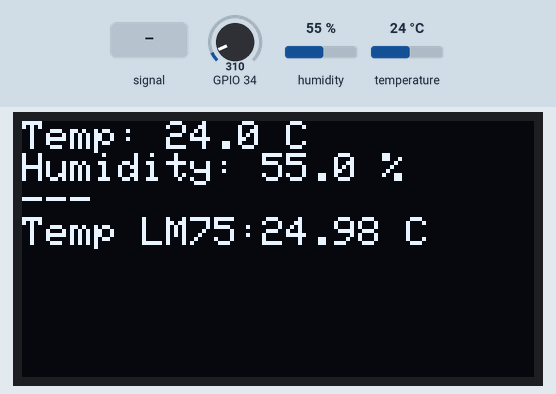
The sketch below on a simulated ESP32. Parts: 128×64 one-colour display. The test bench sets the inputs (shaded band); at power-on: humidity 55 %, GPIO 34 = 310, temperature 24 °C. What the sketch prints to the serial monitor is not drawn.

Above: at 5.6 s.
5.7 s: humidity set to 22 %
At 10.5 s:
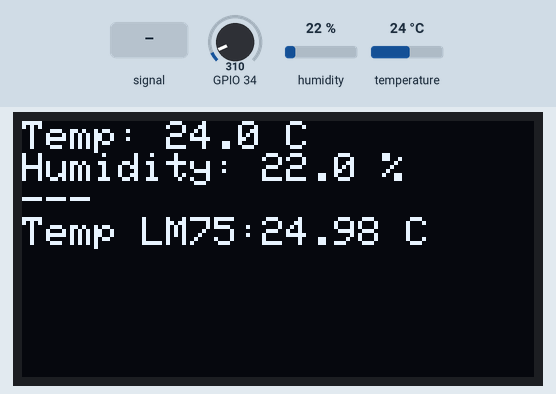
11.5 s: GPIO 34 set to 372
At 15.5 s:
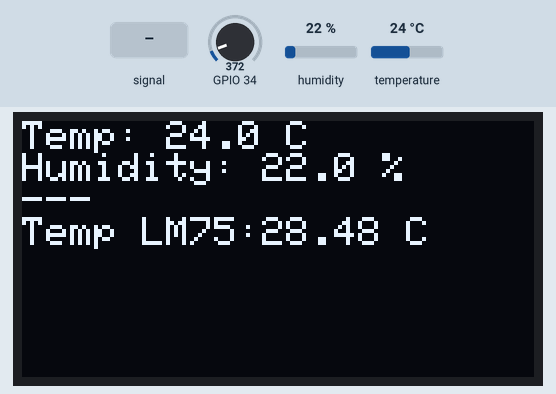
21.5 s: temperature set to 12 °C
At 25.5 s:
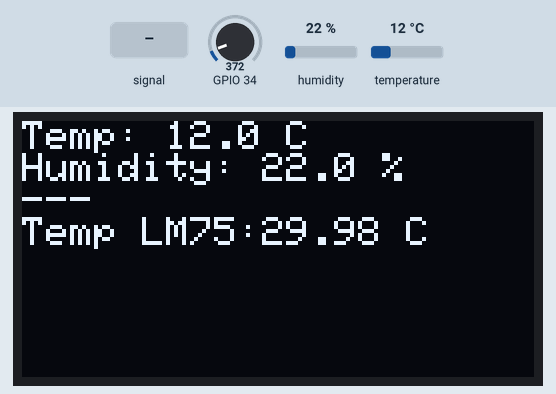
26.5 s: GPIO 34 set to 434
At 30.5 s:
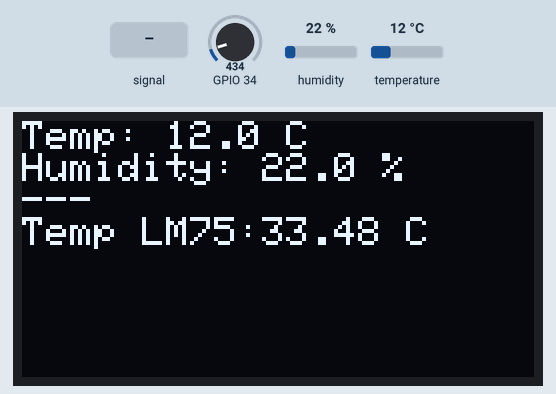
36.5 s: GPIO 34 fed a 200 Hz sine of ±327 counts around its level
At 40.6 s:
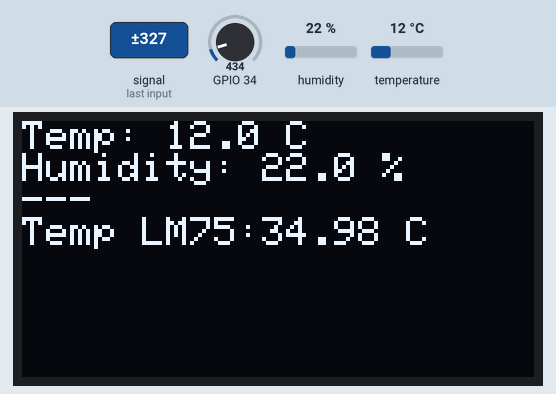
46.5 s: humidity set to 40 %
At 50.6 s:
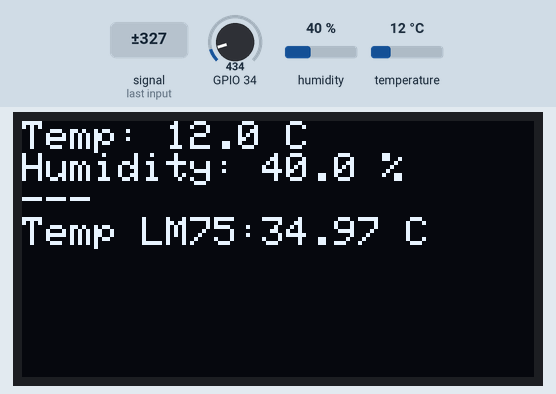
Timing chart, 0 to 52.1 s (numbered marks = the images above; inputs shaded):
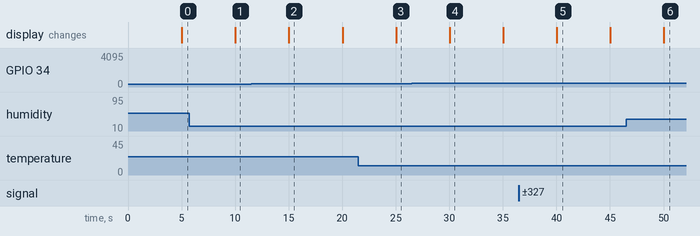

The sketch:

ex3.ino
```cpp
#include <DHT.h>
#include <Wire.h>
#include <Adafruit_GFX.h>
#include <Adafruit_SSD1306.h>

// ---------- OLED ----------
#define SCREEN_WIDTH 128
#define SCREEN_HEIGHT 64
#define OLED_ADDR 0x3C

Adafruit_SSD1306 display(SCREEN_WIDTH, SCREEN_HEIGHT, &Wire, -1);

// ---------- DHT ----------
#define DHT_PIN 4
#define DHT_TYPE DHT22

DHT dht(DHT_PIN, DHT_TYPE);

// ---------- OTROS ----------
#define report_period 5000

unsigned long last_report = 0;

void setup() {
  Wire.begin(21, 22);
  Serial.begin(115200);

  dht.begin();

  if (!display.begin(SSD1306_SWITCHCAPVCC, OLED_ADDR)) {
    Serial.println("Error al iniciar OLED");
    while (true);
  }

  display.clearDisplay();
  display.setTextSize(1);
  display.setTextColor(SSD1306_WHITE);
}

void loop() {
  static float val = 0;
  static unsigned int num_samples = 0;

  // Lectura analógica (ej. LM35 u otro)
  val += analogRead(34) * 330.0 / 4095.0;
  num_samples++;

  if (millis() - last_report >= report_period) {
    last_report = millis();

    float avg_val = val / num_samples;

    float humidity = dht.readHumidity();
    float temperature = dht.readTemperature(); // Celsius

    display.clearDisplay();
    display.setCursor(0, 0);

    if (isnan(temperature) || isnan(humidity)) {
      Serial.println("Error leyendo DHT22");
      display.println("Error DHT22");
    } else {
      Serial.println("Temp: " + String(temperature, 1) + " °C");
      Serial.println("Humidity: " + String(humidity, 1) + " %");

      display.println("Temp: " + String(temperature, 1) + " C");
      display.println("Humidity: " + String(humidity, 1) + " %");
    }

    Serial.println("---");
    Serial.print("Temp LM75:");
    Serial.println(String(avg_val, 2) + " C");
    display.println("---");
    display.print("Temp LM75:");
    display.println(String(avg_val, 2) + " C");

    display.display();

    val = 0;
    num_samples = 0;
  }
}
```

Measured:
- after the input at 5.7 s, the display: changes after 4.3 s (image 1)
- after the input at 11.5 s, the display: changes after 3.5 s (image 2)
- after the input at 21.5 s, the display: changes after 3.5 s (image 3)
- after the input at 26.5 s, the display: changes after 3.5 s (image 4)
- after the input at 36.5 s, the display: changes after 3.5 s (image 5)
- after the input at 46.5 s, the display: changes after 3.5 s (image 6)
- what the display in image 2 shows lasts 5.0 s, from 15.0 s to 20.0 s
